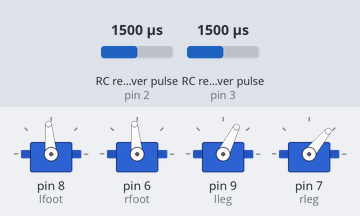
Bench run of a sketch on a simulated Arduino Uno, built with avr-gcc and run on an emulated ATmega328P. Parts: 4 × servo. Wiring (inferred from the names in the program): 2 × RC receiver channel: data pin 2 / data pin 3. Inputs (shaded band) come from the test bench; at power-on: RC receiver pulse (sensors on pin 3, pin 2) 1500 µs.

Above: at 1.2 s.
1.3 s: RC receiver pulse (sensor on pin 3) set to 1020 µs
At 1.65 s:
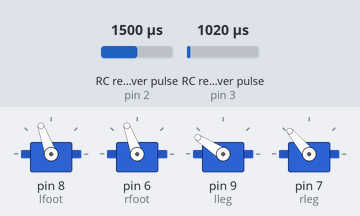
4.3 s: RC receiver pulse (sensor on pin 2) set to 1466 µs
7.3 s: RC receiver pulse (sensor on pin 2) set to 1447 µs
At 8.4 s:
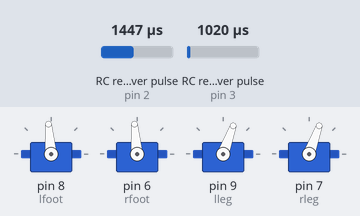
9.0 s: RC receiver pulse (sensor on pin 3) set to 1250 µs
At 9.9 s:
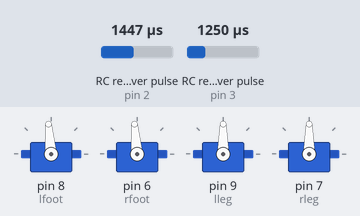
10.8 s: RC receiver pulse (sensor on pin 2) set to 1411 µs
12.3 s: RC receiver pulse (sensor on pin 2) set to 1384 µs
At 12.8 s:
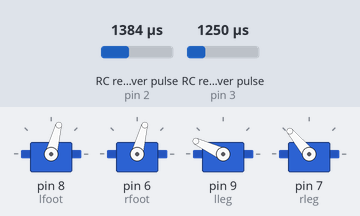
Timing chart, 0 to 32.1 s (numbered marks = the images above; inputs shaded):
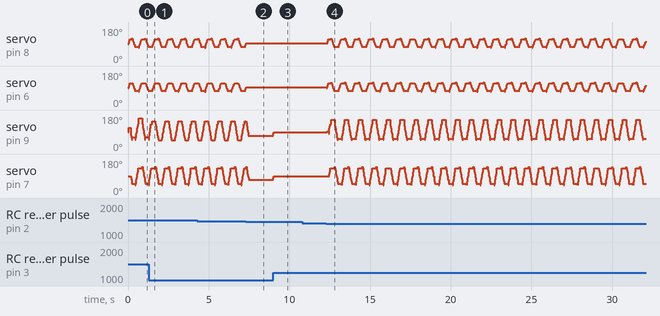

The sketch:

Minion_walk_v0_2.ino
```cpp
// Simple Walk 2
//this sketch is an evolution of simple walking program for the Minion
// it moves towars the directon of estabilshing some basic control


#include <Servo.h>

Servo lfoot;  // create servo object to control Left Foot
Servo rfoot;  // create servo object to control Right Foot
Servo lleg;  // create servo object to control Left Leg
Servo rleg;  // create servo object to control Right Leg


int hip = 90;    // variable to store the hip servo position
int ankle = 90;    // variable to store the ankle servo position

int hipstep = 10;  // degree of movement of the hips
int anklestep = 5;  // degree of movement of ankles

int sequence = 0;  // variable to store current state of walking sequence
int walktime = 0;  // variable to store delay untill next step sequence

// Here's where we'll keep our channel values

int ch1; //input value for throttle
int ch2; //input value for steering

int throttle = 0;
int steering = 0;


//Setup commands

void setup()
{

  pinMode(2, INPUT);// ch1 pins for pulsein to receve from rc remote
  pinMode(3, INPUT);// ch2

  lfoot.attach(8);  // attaches left foot to pin 8
  rfoot.attach(6);  // attaches right foot to pin 6
  lleg.attach(9);  // attaches left leg to pin 9
  rleg.attach(7);  // attaches right leg to pin 7
  //waist.attach(5);
  //hips.attache(4);
}


//Primaty loop
void loop()
{

  ch1 = pulseIn(2, HIGH, 25000); // Read the pulse width of
  ch2 = pulseIn(3, HIGH, 25000); // each channel


if(ch1 == 0, ch2 ==0){ // centers input values if pulsein times out, for when remote is disconected
  ch1 = 1400;
  ch2 = 1400;}


  throttle = map(ch1, 800, 2000, 0, 20);
  //hipstep = throttle;
  //anklestep = (throttle / 2);

  steering = map(ch2, 800, 2000, 0, 40);

  if(throttle == 10){
    Rest();
  }
  else{
    Walk();
  }

 delay(15);  // delay for servo to get in possiton.  this needs to be replaced with some type of counter function

}


//Functions

void Rest()  //function to return the walker to rest configeration from any possable state
{
  sequence = 0;  //reset the walk sequence

  if(ankle < 90)
  {
        rfoot.write(ankle);
        lfoot.write(ankle);
        ankle = ankle + 5;
  }
    if ( ankle > 90){
        rfoot.write(ankle);
        lfoot.write(ankle);
        ankle = ankle - 5;
  }
    if ( hip < (70 + steering)){
        lleg.write(hip);
        rleg.write(hip);
        hip = hip + 10;
  }
    if ( hip > (70 + steering)){
        lleg.write(hip);
        rleg.write(hip);
        hip = hip - 10;
  }

}
void Walk() {  //Function to allow the robot to walk forwards and backwards

   if(sequence == 0)  // Rotatates bolth ankles to lift right foot
  {

      if(ankle <= 115){      // checks to see if ankle is at 135 degrees
        rfoot.write(ankle);
        lfoot.write(ankle);
        ankle = ankle + anklestep;


        //lleg.write(hip + steering);
        //rleg.write(hip + steering);

     if(steering < 28)
      lleg.write(hip + steering);

      if(steering > 28)
       rleg.write(hip + steering);


      }
      else{
        if(throttle >= 10){
          sequence = 1;
        }
        else{
          sequence = 3;
        }
      }
  }

    if(sequence == 1)  // Rotatates bolth hips to move right foot
  {
      if(hip >= 45){  // was 25.  checks to see if hips are at 45 if not they are moved by the amount dictated in hipstep
        lleg.write(hip);
        rleg.write(hip);
        hip = hip - hipstep;
      }
      else{  //once we reach 45, the sequence number is updated to 2
         if(throttle >= 10){
          sequence = 2;
        }
        else{
          sequence = 0;
      }
  }}

    if(sequence == 2)  // Rotatates bolth hips to lift left foot
  {

    if(ankle >= 75){
      lfoot.write(ankle);
      rfoot.write(ankle);
      ankle = ankle - anklestep;

      //rleg.write(hip + steering);
      //lleg.write(hip + steering);


      if(steering < 28)
      lleg.write(hip + steering);

      if(steering > 28)
       rleg.write(hip + steering);

    }
    else{
         if(throttle >= 10){
         sequence = 3;
          }
        else{
          sequence = 1;
          }
  }}

   if(sequence == 3)  // Rotatates bolth ankles to lift right foot
  {
    if(hip <= 135){ //was 115
     lleg.write(hip);
     rleg.write(hip);
     hip = hip + hipstep;
    }
    else{
         if(throttle >= 10){
          sequence = 0;
          }
        else{
          sequence = 2;
          }
}}}
```

Measured:
- the behaviour switches between 1459 and 1458 µs on RC receiver pulse (sensor on pin 2) (found by bisection; images 1 and 2)
- the behaviour switches between 1399 and 1398 µs on RC receiver pulse (sensor on pin 2) (found by bisection; images 3 and 4)
- after the input at 7.3 s, servo on pin 8 (lfoot), servo on pin 6 (rfoot): goes on until 7.3 s, then stays 95°
- after the input at 9.0 s, servo on pin 9 (lleg), servo on pin 7 (rleg): 70° → 80° after 0.00 s instead of 1.8 s
- after the input at 10.8 s, every drawn part: stays the same
